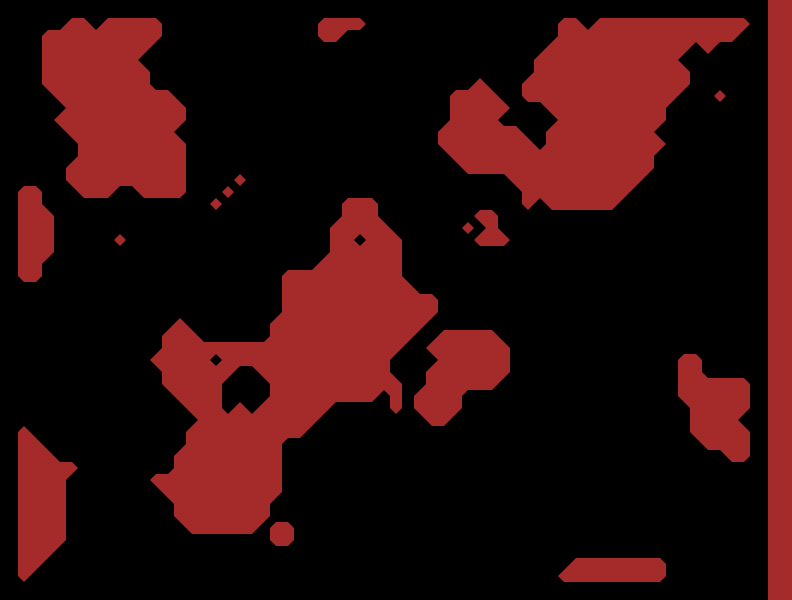
Frame 1 (no input)
Frame 60 (no input): identical to frame 1, image omitted
Frame 120 (the mouse pressed at the canvas centre since frame 60): identical to frame 1, image omitted

The p5.js sketch that drew this single still picture (run headless with seeded random() and noise() and a simulated clock; from frame 60 on, the mouse is pressed at the canvas centre):

// p5.js sketch
// ── sketch.js
let maze = [];
let cols = 65;
let rows = 51;

let solid = [-0.5, -0.5,
    0.5, -0.5,
    0.5, 0.5,
   -0.5, 0.5];

let threeCorner = [-0.5, 0,
    0, -0.5,
    0.5, -0.5,
    0.5, 0.5,
   -0.5, 0.5];

let twoCorner = [-0.5, 0,
    0, -0.5,
    0.5, -0.5,
    0.5, 0,
    0, 0.5,
   -0.5, 0.5];

let half = [-0.5, 0.0,
    0.5, 0.0,
    0.5, 0.5,
   -0.5, 0.5];

let oneCorner = [-0.5, -0,
                -0.5, -0.5,
                 0, -0.5];

function setup() {
    createCanvas(792, 600);
    background("Brown");

    angleMode(DEGREES);
    let nscale = 10.0;
    let threshold = 0.4;
    let border = 2;

    for (let x = 0; x < cols; x++) {
        maze[x] = [];
        for (let y = 0; y < rows; y++) {
            if (x < border || y < border  || 
                x > cols - (border  + 1) || 
                y > rows - (border + 1)){
                    maze[x][y] = 1;
            }else{
                let v = noise(x/nscale, y/nscale);
                maze[x][y] = v > threshold ? 1 : 0;
            }
        }
    }

    scale(12);
    //stroke('white');
    //strokeWeight(0.01);
    noStroke();
    fill('black');

    for (let x = 0; x < cols - 1; x++) {
        for (let y = 0; y < rows - 1; y++) {
            let c0 = maze[x][y];
            let c1 = maze[x + 1][y];
            let c2 = maze[x + 1][y + 1];
            let c3 = maze[x][y + 1];
            draw(c0, c1, c2, c3, x + 0.5, y + 0.5);
        }
    }

   
    // for (let x = 0; x < cols; x++) {
    //     for (let y = 0; y < rows; y++) {
    //         if (maze[x][y] == 1){
    //             fill('green');
    //         }
    //         else {
    //             fill('red');
    //         }
            
    //         ellipse(x, y, 0.1, 0.1);
    //     }
    // }
}

function draw() {

}

function draw(c0, c1, c2, c3, x, y) {
    var casenum = GetCaseNum(c0, c1, c2, c3);

    switch (casenum) {
        case 0:
            // Nothing
            break;
        case 1:
            drawShape(x, y, oneCorner, 0);
            break;
        case 2:
            drawShape(x, y, oneCorner, 90);
            break;
        case 3:
            drawShape(x, y, half, 180);
            break;
        case 4:
            drawShape(x, y, oneCorner, 180);
            break;
        case 5:
            drawShape(x, y, twoCorner, 90);
            break;
        case 6:
            drawShape(x, y, half, 270);
            break;
        case 7:
            drawShape(x, y, threeCorner, 270);
            break;
        case 8:
            drawShape(x, y, oneCorner, 270);
            break;
        case 9:
            drawShape(x, y, half, 90);
            break;
        case 10:
            drawShape(x, y, twoCorner, 0);
            break;
        case 11:
            drawShape(x, y, threeCorner, 180);
            break;
        case 12:
            drawShape(x, y, half, 0);
            break;
        case 13:
            drawShape(x, y, threeCorner, 90);
            break;
        case 14:
            drawShape(x, y, threeCorner, 0);
            break;
        case 15:
            drawShape(x, y, solid, 0);
            break;
    }
}

function GetCaseNum(c0, c1, c2, c3) {
    return c0 + (c1 * 2) + (c2 * 4) + (c3 * 8);
}

function drawShape(x, y, shape, r) {
    push();

    translate(x, y);
    rotate(r);

    beginShape();
    for (let i = 0; i < shape.length - 1; i += 2) {
        vertex(shape[i], shape[i + 1])
    }

    endShape(CLOSE);

    pop();
}
